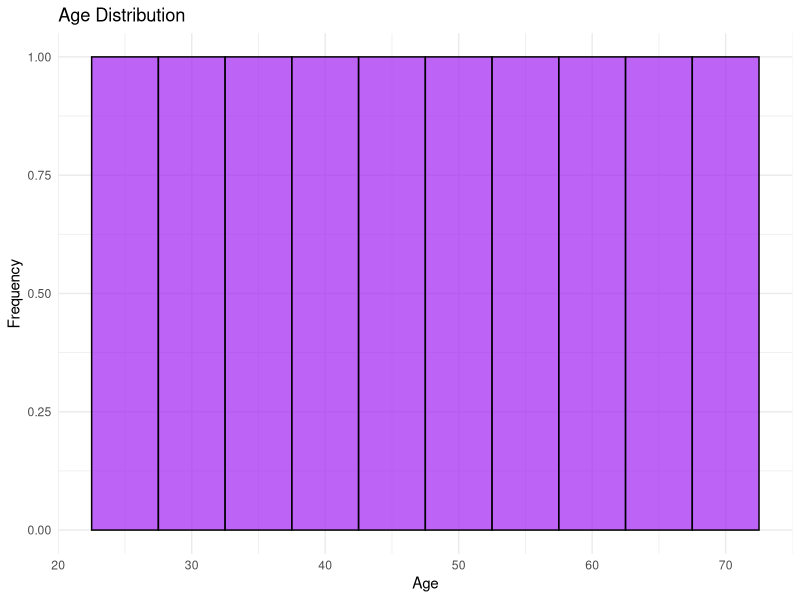

Recreate this plot in R.
library(ggplot2)

# Create a data frame
age_data <- data.frame(
  Age = c(25, 30, 35, 40, 45, 50, 55, 60, 65, 70)
)

# Histogram
ggplot(age_data, aes(x = Age)) +
  geom_histogram(
    binwidth = 5,
    fill = "purple",
    color = "black",
    alpha = 0.7
  ) +
  labs(
    title = "Age Distribution",
    x = "Age",
    y = "Frequency"
  ) +
  theme_minimal()

